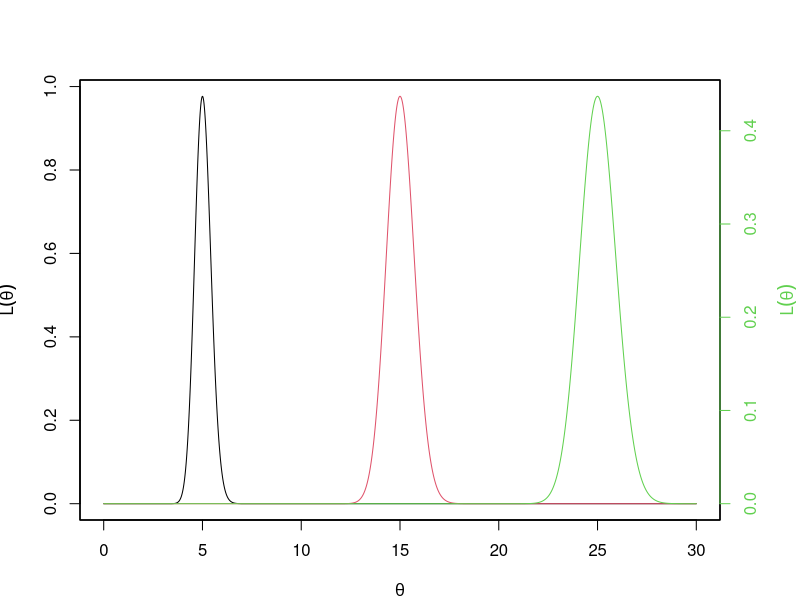
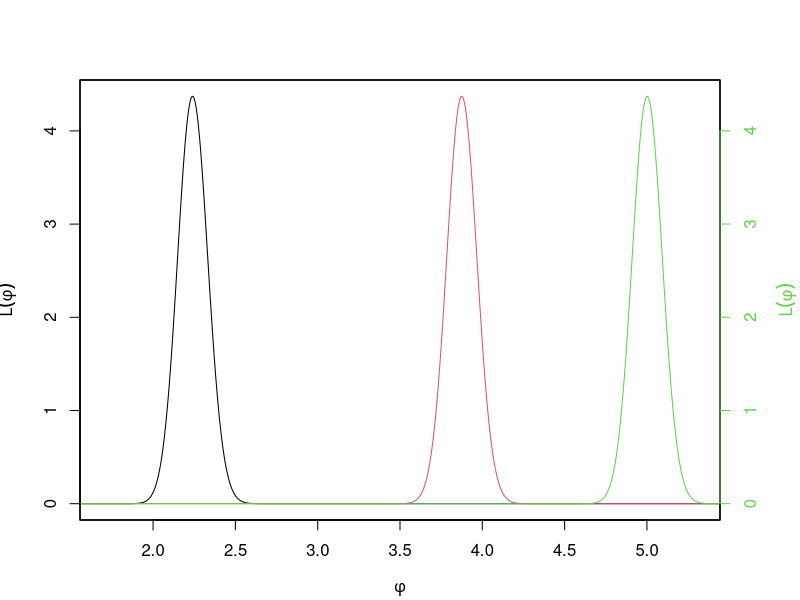

Reproduce these figures in R, in order.
## ---- chunk 1
t <- seq(0, 30, 0.01) #theta
n <- 30
yb <- c(5, 15, 25) #y barra

# Gráficos:
par(mar= c(4,4,4,4))

plot(t, dgamma(t, n*yb[1]+1, n),
     ylab=expression(L(theta)),
     xlab=expression(theta),
     type= "l")

par(new=T)
plot(t, dgamma(t, n*yb[2]+1, n),
     type= "l", axes=F,
     frame=T, ann=F, col=2)

par(new=T)
plot(t, dgamma(t, n*yb[3]+1, n),
     type= "l", axes= F,
     frame=T, ann=F, col=3)

axis(4, col.axis=3, col=3)
mtext(expression(L(theta)),
      side=4, line=3, col=3)
## ---- chunk 2
# Gráficos:
p <- sqrt(t) #phi

par(mar = c(4,4,4,4))

plot(p, dgamma(p^2, n*yb[1]+1, n)*2*p,
     ylab=expression(L(phi)),
     xlab=expression(phi),
     xlim=c(1.7,5.3), type= "l")

par(new=T)
plot(p, dgamma(p^2, n*yb[2]+1, n)*2*p,
     type= "l", axes=F, xlim=c(1.7,5.3),
     frame=T, ann=F, col=2)

par(new=T)
plot(p, dgamma(p^2, n*yb[3]+1, n)*2*p,
     type= "l", axes= F, xlim=c(1.7,5.3),
     frame=T, ann=F, col=3)

axis(4, col.axis=3, col=3)
mtext(expression(L(phi)),
      side=4, line=3, col=3)
